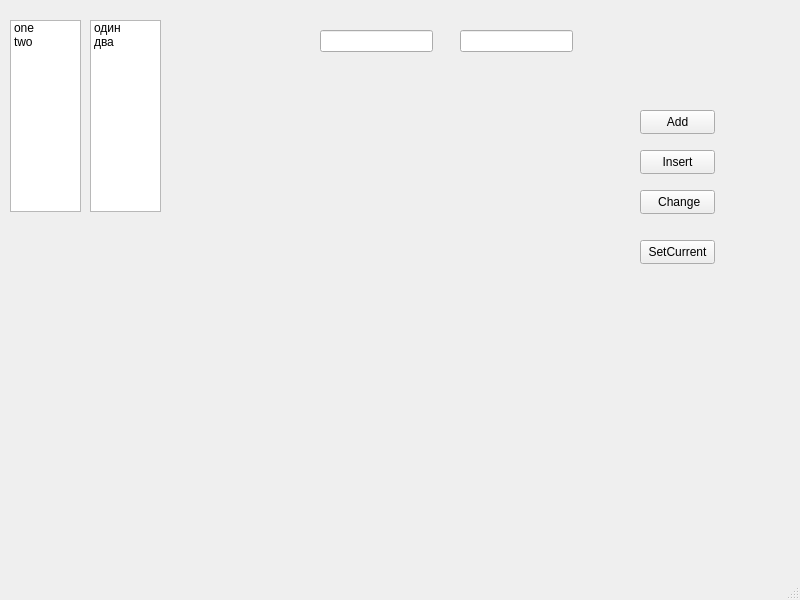
<?xml version="1.0" encoding="UTF-8"?>
<ui version="4.0">
 <class>MainWindow</class>
 <widget class="QMainWindow" name="MainWindow">
  <property name="geometry">
   <rect>
    <x>0</x>
    <y>0</y>
    <width>800</width>
    <height>600</height>
   </rect>
  </property>
  <property name="windowTitle">
   <string>MainWindow</string>
  </property>
  <widget class="QWidget" name="centralwidget">
   <widget class="QListWidget" name="lstPrimer">
    <property name="geometry">
     <rect>
      <x>10</x>
      <y>20</y>
      <width>71</width>
      <height>192</height>
     </rect>
    </property>
    <item>
     <property name="text">
      <string>one</string>
     </property>
    </item>
    <item>
     <property name="text">
      <string>two</string>
     </property>
    </item>
   </widget>
   <widget class="QPushButton" name="btnAdd">
    <property name="geometry">
     <rect>
      <x>640</x>
      <y>110</y>
      <width>75</width>
      <height>24</height>
     </rect>
    </property>
    <property name="text">
     <string>Add</string>
    </property>
   </widget>
   <widget class="QLineEdit" name="edtText">
    <property name="geometry">
     <rect>
      <x>320</x>
      <y>30</y>
      <width>113</width>
      <height>22</height>
     </rect>
    </property>
   </widget>
   <widget class="QLineEdit" name="edtPos">
    <property name="geometry">
     <rect>
      <x>460</x>
      <y>30</y>
      <width>113</width>
      <height>22</height>
     </rect>
    </property>
   </widget>
   <widget class="QPushButton" name="btnInsert">
    <property name="geometry">
     <rect>
      <x>640</x>
      <y>150</y>
      <width>75</width>
      <height>24</height>
     </rect>
    </property>
    <property name="text">
     <string>Insert</string>
    </property>
   </widget>
   <widget class="QPushButton" name="btnSetCurrent">
    <property name="geometry">
     <rect>
      <x>640</x>
      <y>240</y>
      <width>75</width>
      <height>24</height>
     </rect>
    </property>
    <property name="text">
     <string>SetCurrent</string>
    </property>
   </widget>
   <widget class="QListWidget" name="lstPrimer_2">
    <property name="geometry">
     <rect>
      <x>90</x>
      <y>20</y>
      <width>71</width>
      <height>192</height>
     </rect>
    </property>
    <item>
     <property name="text">
      <string>один</string>
     </property>
    </item>
    <item>
     <property name="text">
      <string>два</string>
     </property>
    </item>
   </widget>
   <widget class="QPushButton" name="btnChange">
    <property name="geometry">
     <rect>
      <x>640</x>
      <y>190</y>
      <width>75</width>
      <height>24</height>
     </rect>
    </property>
    <property name="text">
     <string> Change</string>
    </property>
   </widget>
  </widget>
  <widget class="QMenuBar" name="menubar">
   <property name="geometry">
    <rect>
     <x>0</x>
     <y>0</y>
     <width>800</width>
     <height>22</height>
    </rect>
   </property>
  </widget>
  <widget class="QStatusBar" name="statusbar"/>
 </widget>
 <resources/>
 <connections/>
</ui>
